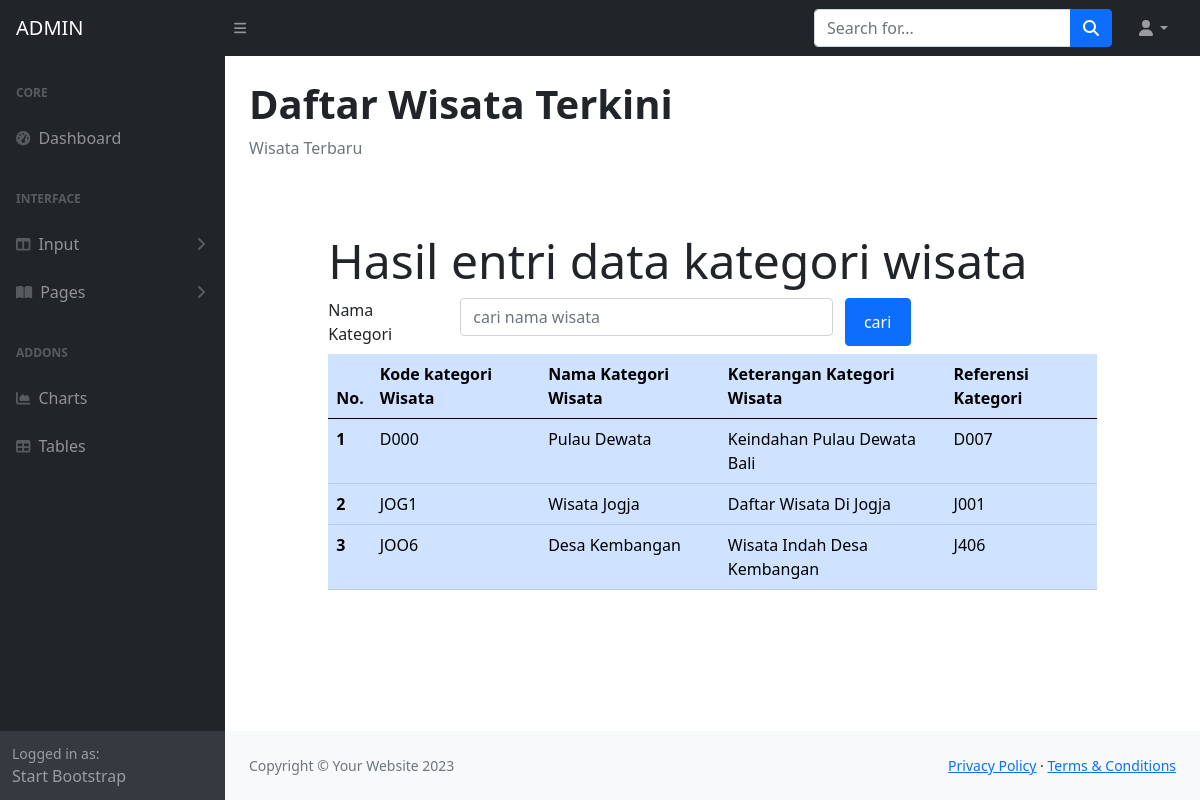
Screenshot of /ADMIN/d-daftarwisata.php with the database file from the repository.
### tables this page shows
CREATE TABLE `kategoriwisata` (
  `kategoriKODE` char(4) NOT NULL,
  `kategoriNAMA` char(225) NOT NULL,
  `kategoriKET` text NOT NULL,
  `kategoriREFERENCE` char(25) NOT NULL
);

### ADMIN/daftarwisata.php (the view, shortened to what this page needs)
<!DOCTYPE html>
<html>
<?php
  include "include/config.php";
?>
<head>
  <link rel="stylesheet" type="text/css" href="css/bootstrap.min.css">
  <link rel="stylesheet" type="text/css" href="https://cdnjs.cloudflare.com/ajax/libs/select2/4.0.13/css/select2.min.css">
  <link rel="stylesheet" href="https://cdn.jsdelivr.net/npm/bootstrap-icons@1.10.2/font/bootstrap-icons.css">
</head>
<body>
<div class="row">
<div class="col-sm-1"></div>
<div class="col-sm-10">
<div class="jumbotron mt-5">
  <h2 class="display-5">Hasil entri data kategori wisata</h2>
</div>
<form method="post">
    <div class="form-group row mb-2 mt-2">
      <label for="search" class="col-sm-2">Nama Kategori</label>
      <div class="col-sm-6">
        <input type="text" name="search" class="form-control" id="search" value="<?php if (isset($_POST["search"]))
        {echo $_POST["search"];}?>" placeholder="cari nama wisata">
      </div>
      <input type="submit" name="kirim" value="cari" class="col-sm-1 btn btn-primary">
    </div>
</form>
<table class="table table-hover table-primary">
  <thead>
    <tr>
     <th scope="col">No.</th>
      <th scope="col">Kode kategori Wisata</th>
      <th scope="col">Nama Kategori Wisata</th>
      <th scope="col">Keterangan Kategori Wisata</th>
      <th scope="col">Referensi Kategori</th>
    </tr>
  </thead>
  <tbody>
  <?php
if (isset($_POST["kirim"]))
{
  $search = $_POST["search"];
  $query = mysqli_query($connection, " select kategoriwisata.*from kategoriwisata
      where kategoriNAMA like '%".$search."%'");}
    else{
      $query = mysqli_query($connection, "select kategoriwisata.* from kategoriwisata");}
      $nomor = 1;
      while($row = mysqli_fetch_array($query))
      {
      ?>
    <tr>
      <th><?php echo $nomor;?></th>
      <td><?php echo $row['kategoriKODE'];?></td>
      <td><?php echo $row['kategoriNAMA'];?></td>
      <td><?php echo $row['kategoriKET'];?></td>
      <td><?php echo $row['kategoriREFERENCE'];?></td>
    </tr>
    <?php $nomor = $nomor + 1; ?>
    <?php } ?>
  </tbody>
</table>
</div>
</div>
</body>
</html>

### rows the page displays
kategoriwisata: kategoriKODE "D000", kategoriNAMA "Pulau Dewata", kategoriKET "Keindahan Pulau Dewata Bali", kategoriREFERENCE "D007"
kategoriwisata: kategoriKODE "JOG1", kategoriNAMA "Wisata Jogja", kategoriKET "Daftar Wisata Di Jogja", kategoriREFERENCE "J001"
kategoriwisata: kategoriKODE "JOO6", kategoriNAMA "Desa Kembangan", kategoriKET "Wisata Indah Desa Kembangan", kategoriREFERENCE "J406"
